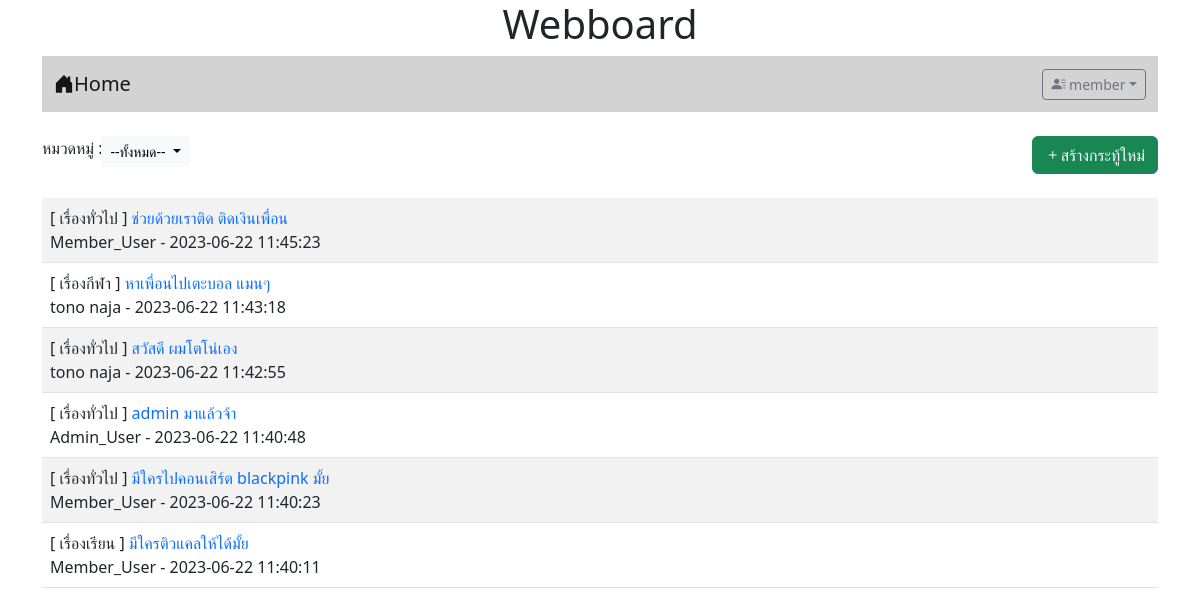
The app's page /index.php (signed in) with its own data.
### tables this page shows
CREATE TABLE `post` (
  `id` int(11) NOT NULL,
  `title` varchar(128) DEFAULT NULL,
  `content` varchar(2048) DEFAULT NULL,
  `post_date` datetime DEFAULT NULL,
  `cat_id` int(11) DEFAULT NULL,
  `user_id` int(11) DEFAULT NULL
);

CREATE TABLE `category` (
  `id` int(11) NOT NULL,
  `name` varchar(32) DEFAULT NULL
);

CREATE TABLE `user` (
  `id` int(11) NOT NULL,
  `login` varchar(32) DEFAULT NULL,
  `password` varchar(64) DEFAULT NULL,
  `name` varchar(64) DEFAULT NULL,
  `gender` char(11) DEFAULT NULL,
  `email` varchar(32) DEFAULT NULL,
  `role` char(1) DEFAULT NULL
);

### index.php (the view, shortened to what this page needs)
<!DOCTYPE html>
<html lang="en">
<head>
    <link rel="stylesheet" href="https://cdn.jsdelivr.net/npm/bootstrap-icons@1.9.1/font/bootstrap-icons.css">
    <link href="https://cdn.jsdelivr.net/npm/bootstrap@5.2.2/dist/css/bootstrap.min.css" rel="stylesheet">
</head>
<?php
if (!isset($_SESSION['id'])) {
?>
    <body>
        <div class="container">
            <h1 style="text-align: center;">Webboard</h1>
            <?php include "nav.php"; ?>
            <br>
            <div class="d-flex">
                <div class="input-group">
                    <label>หมวดหมู่ : </label>
                    <span class="dropdown">
                        <button class="btn btn-light dropdown-toggle btn-sm" type="button" id="button2" data-bs-toggle="dropdown" \ aria-expanded="false">
                            --ทั้งหมด--
                        </button>
                        <!-- <ul class="dropdown-menu" aria-labelledby="button2">
                        <li><a href="#" class="dropdown-item">ทั้งหมด</a></li>
                        <li><a href="#" class="dropdown-item">เรื่องทั่วไป</a></li>
                        <li><a href="#" class="dropdown-item">เรื่องร้องเรียน</a></li>
                    -->
                        <ul class="dropdown-menu" aria-labelledby="button2">
                            <?php
                            $conn = new PDO("mysql:host=localhost;dbname=webboard;charset=utf8", "root", "");
                            $sql = "SELECT * FROM category";
                            foreach ($conn->query($sql) as $row) {
                                echo "<li><a href='#' class='dropdown-item' value=" . $row['id'] . ">" . $row['name'] . "</a></li>";
                            }
                            $conn = null;
                            ?>
                        </ul>
                    </span>
                </div>
            </div>
            <br>
            <table class="table table-striped">
                <?php
                $conn = new PDO("mysql:host=localhost;dbname=webboard;charset=utf8", "root", "");
                $conn->exec("SET CHARACTER SET utf8");
                $data = $conn->query("SELECT p.id,p.title,p.content,p.post_date ,c.name,u.name FROM post p , user u , category c WHERE p.cat_id = c.id AND p.user_id = u.id order by p.id DESC;");
                if ($data !== false) {
                    while ($row = $data->fetch()) {
                        echo "<tr><td>";
                        echo "[ " . $row['4'] . " ] ";
                        echo "<a href=\"post.php?id=" . $row['0'] . "\" style=text-decoration:none>";
                        echo $row['1'] . "</a>";
                        echo "<br>";
                        echo $row['5'] . " - " . $row['3'];
                        echo "</td></tr>";
                    }
                }
                $conn = null;
                ?>
            </table>
        </div>
    </body>
<?php
} else {
?>
    <body>
        <div class="container">
            <h1 style="text-align: center;">Webboard</h1>
            <?php include "nav.php"; ?>
            <br>
            <div class="d-flex justify-content-between">
                <div class="input-group">
                    <label>หมวดหมู่ : </label>
                    <span class="dropdown">
                        <button class="btn btn-light dropdown-toggle btn-sm" type="button" id="button2" data-bs-toggle="dropdown" \ aria-expanded="false">
                            --ทั้งหมด--
                        </button>
                    </span>
                </div>
                <div class="flex-shrink-0">
                    <a class="btn btn-success bi bi-plus" href="newpost.php">สร้างกระทู้ใหม่</a>
                </div>
            </div>
            <br>
            <table class="table table-striped">
                <?php
                $conn = new PDO("mysql:host=localhost;dbname=webboard;charset=utf8", "root", "");
                $conn->exec("SET CHARACTER SET utf8");
                $data = $conn->query("SELECT p.id,p.title,p.content,p.post_date ,c.name,u.name FROM post p , user u , category c WHERE p.cat_id = c.id AND p.user_id = u.id order by p.id DESC;");
                if ($data !== false) {
                    while ($row = $data->fetch()) {
                        echo "<tr><td>";
                        echo "[ " . $row['4'] . " ] ";
                        echo "<a href=\"post.php?id=" . $row['0'] . "\" style=text-decoration:none>";
                        echo $row['1'] . "</a>";
                        echo "<br>";
                        echo $row['5'] . " - " . $row['3'];
                        echo "</td></tr>";
                    }
                }
                ?>
            </table>
        </div>
    </body>
<?php
}
?>
</html>

### records on screen
post: category.name "เรื่องทั่วไป", title "ช่วยด้วยเราติด ติดเงินเพื่อน", user.name "Member_User", post_date "2023-06-22 11:45:23"
post: category.name "เรื่องกีฬา", title "หาเพื่อนไปเตะบอล แมนๆ", user.name "tono naja", post_date "2023-06-22 11:43:18"
post: category.name "เรื่องทั่วไป", title "สวัสดี ผมโตโน่เอง", user.name "tono naja", post_date "2023-06-22 11:42:55"
post: category.name "เรื่องทั่วไป", title "admin มาแล้วจ้า", user.name "Admin_User", post_date "2023-06-22 11:40:48"
post: category.name "เรื่องทั่วไป", title "มีใครไปคอนเสิร์ต blackpink มั้ย", user.name "Member_User", post_date "2023-06-22 11:40:23"
post: category.name "เรื่องเรียน", title "มีใครติวแคลให้ได้มั้ย", user.name "Member_User", post_date "2023-06-22 11:40:11"

### other values on screen
$_SESSION['username'] "member"
